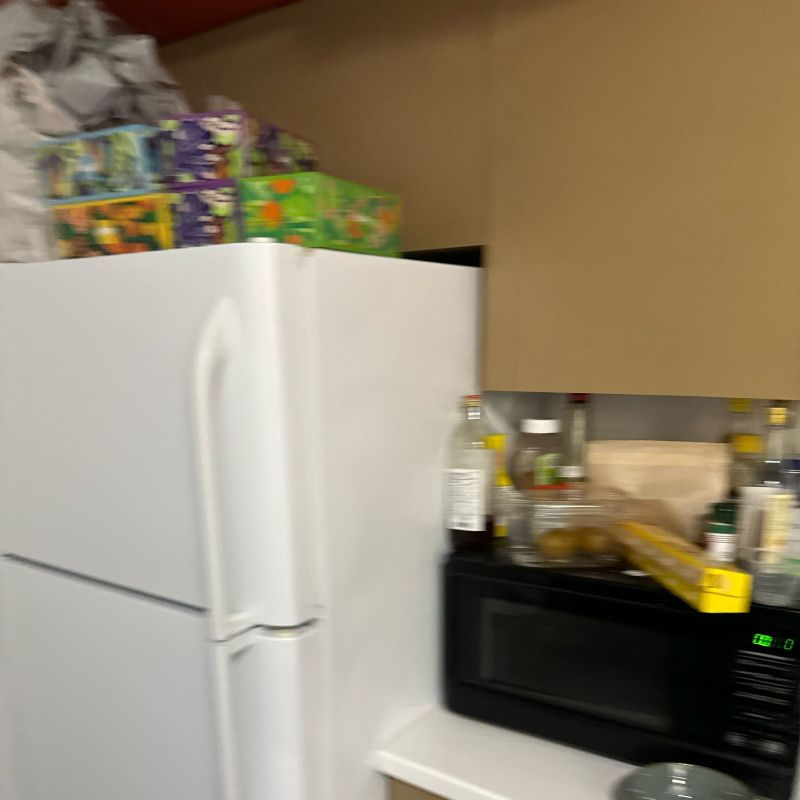
%> input picture Deblurring/1_in.jpg, 800 x 800 px
$ octave run.m   (GNU Octave 9; MATLAB toolbox functions it lacks are replaced by stand-ins)
%> lines starting %> are read from the running program, lines starting %| are printed output that depends on the picture
### Deblurring/BlindDeblurring_MichaeliIrani_v1.m
function [H, img_deblurred] = BlindDeblurring_MichaeliIrani_v1(img, KernelSize)

KernelSize = floor(KernelSize/2)*2+1;
if max(img(:))<=1
    img = double(img) * 255;
end

if size(img,3) == 3
    img = rgb2gray(uint8(img));
end
img = double(img);

% Perform blind deblurring
 [H, img_deblurred] = BlindDeblurringAllLevels(img, KernelSize);

### Deblurring/imOrtResampSinc.m
function [c_2, m_new, n_new] = imOrtResampSinc(c_1, R, pad)
    [M, N, K] = size(c_1);

    if nargin <= 2
        pad = false;
    end

    if pad
        PadMargin = 30;

        for i = 1:K
            c_1_pad(:, :, i) = PadImg(c_1(:, :, i), PadMargin);
        end

    else
        PadMargin = 0;
    end

    c_1 = double(c_1_pad);
    [m, m_new] = meshgrid(1 - PadMargin:M + PadMargin, 1 - PadMargin:R:M + PadMargin);
    [n, n_new] = meshgrid(1 - PadMargin:N + PadMargin, 1 - PadMargin:R:N + PadMargin);
    RR = max(R, 1 / R);
    H_n = (1 / RR) * sinc((n_new - n) / RR);
    H_m = (1 / RR) * sinc((m_new - m) / RR);

    for i = 1:K
        c_2(:, :, i) = H_m * c_1(:, :, i) * H_n';
    end

    if pad
        margin = round(PadMargin / R);
        c_2 = c_2(margin + 1:end - margin, margin + 1:end - margin, :);
        n_new = n_new(margin + 1:end - margin, 1);
        m_new = m_new(margin + 1:end - margin, 1);
    end

### Deblurring/PadImg.m
function PaddedImg = PadImg(img, PadMargin)

    if length(PadMargin) == 1
        PadMargin = [PadMargin, PadMargin];
    end

    cl = class(img);
    PaddedImg = [img(1, 1) * ones(PadMargin, cl), repmat(img(1, :), [PadMargin(1), 1]), img(1, end) * ones(PadMargin, cl);
                                                           repmat(img(:, 1), [1, PadMargin(2)]), img, repmat(img(:, end), [1, PadMargin(2)]);
                                                           img(end, 1) * ones(PadMargin, cl), repmat(img(end, :), [PadMargin(1), 1]), img(end, end) * ones(PadMargin, cl)];

### Deblurring/sys_id.m
function H = sys_id(img_in, img_out, size_ker, dm, dn, Conf, threshold)

    if ~exist('threshold', 'var')
        threshold = true;
    end

    if dm > 0
        img_out = img_out(1 + dm:end, :);
        img_in = img_in(1:end - dm, :);
        Conf = Conf(1:end - dm, :);
    else
        img_in = img_in(1 - dm:end, :);
        Conf = Conf(1 - dm:end, :);
        img_out = img_out(1:end + dm, :);
    end

    if dn > 0
        img_out = img_out(:, 1 + dn:end);
        img_in = img_in(:, 1:end - dn);
        Conf = Conf(:, 1:end - dn);
    else
        img_in = img_in(:, 1 - dn:end);
        Conf = Conf(:, 1 - dn:end);
        img_out = img_out(:, 1:end + dn);
    end

    margin = floor(size_ker / 2);
    img_in = img_in - mean(img_in(:));
    img_out = img_out - mean(img_out(:));
    Conf = Conf(margin(1) + 1:end - margin(1), margin(2) + 1:end - margin(2));
    img_out_cropped = img_out(margin(1) + 1:end - margin(1), margin(2) + 1:end - margin(2));
    hb = waitbar(0, 'Updating Kernel');
    d = filter2(img_out_cropped, img_in, 'valid');
    d = d(:);
    [jj, ii] = meshgrid(1:size_ker(2), 1:size_ker(1));
    dii = repmat(ii(:), [1, prod(size_ker)]) - repmat(ii(:)', [prod(size_ker), 1]);
    djj = repmat(jj(:), [1, prod(size_ker)]) - repmat(jj(:)', [prod(size_ker), 1]);
    C = zeros(prod(size_ker));

    for dj = 0:size_ker(2) - 1
        waitbar(dj / (size_ker(2) - 1), hb)

        for di =- size_ker(1) + 1:size_ker(1) - 1

            if dj == 0 && di < 0
                continue
            end

            if di >= 0
                tmp = cumsum(cumsum(img_in(1 + di:end, 1 + dj:end) .* img_in(1:end - di, 1:end - dj), 1), 2);
            else
                tmp = cumsum(cumsum(img_in(1:end + di, 1 + dj:end) .* img_in(- di + 1:end, 1:end - dj), 1), 2);
            end

            tmp = padarray(tmp, [1, 1], 0, 'pre');
            kth_diag = tmp(1:size_ker(1) - abs(di), 1:size_ker(2) - abs(dj)) + tmp(end - size_ker(1) + abs(di) + 1:end, end - size_ker(2) + abs(dj) + 1:end) - tmp(end - size_ker(1) + abs(di) + 1:end, 1:size_ker(2) - abs(dj)) - tmp(1:size_ker(1) - abs(di), end - size_ker(2) + abs(dj) + 1:end);
            ind = find(dii == di & djj == dj);
            C(ind) = C(ind) + kth_diag(:);
        end

    end

    C = C + C' - diag(diag(C));
    C = C / numel(img_out_cropped);
    d = d / numel(img_out_cropped);
    C = C + 7.5 ^ 2 * eye(size(C));

    if ~threshold
        H = C \ d;
    else
        H = quadprog(C, - d, [], [], [], [], zeros(prod(size_ker), 1), []);
    end

    H = H / sum(H(:));
    H = reshape(full(H), size_ker);
    close(hb)

### Deblurring/BlindDeblurringOneLevel.m
function [HH, img1_rec] = BlindDeblurringOneLevel(img1, KernelSize, img1_rec_initialGuess, NoiseSTD, NumIter, TextForTitles)
    sf = 0.75;
    ShowResults = true;
    options. PatchSize = 5;
    options. NumNN = 1;
    options. VarThreshPercentDB = 1;
    options. sf = 1;
    options. NoiseSTD = 1;
    options. AddDegradedImgToDB = false;
    options. AddScaledDegradedImgToDB = false;
    options. sfDegradedImgInDB = 1 / sf;

    if size(img1, 3) == 3
        img1 = rgb2gray(uint8(img1));
    end

    img1 = double(img1);

    if ShowResults
        hf_img = figure;
    end

    if ~exist('NumIter', 'var')
        NumIter = floor(log(KernelSize) / log(1 / sf));
    end

    if length(NoiseSTD) == 1
        NoiseSTD = [NoiseSTD, NoiseSTD];
    end

    NoiseSTD = linspace(NoiseSTD(1), NoiseSTD(2), NumIter);
    KernelSize_i = KernelSize;

    if exist('img1_rec_initialGuess', 'var') && ~isempty(img1_rec_initialGuess)
        img1_rec = img1_rec_initialGuess;
    else
        img1_rec = img1;
    end

    HH = sys_id(double(img1_rec), double(img1), [KernelSize_i, KernelSize_i], 0, 0, ones(size(img1)), false);
    HH = HH / sum(HH(:));

    if ShowResults
        figure(hf_img)
        subplot(1, 2, 1)
        imshow(imresize(HH, 10, 'nearest'), [])
        subplot(1, 2, 2)
        imshow(img1_rec, [0, 255])
    end

    for i = 1:NumIter

        if i >= NumIter * 0.5
            threshold = true;
        else
            threshold = false;
        end

        img1_rec_small = imOrtResampSinc(img1_rec, (1 / sf), true);

        switch i
            case 1
                NumIterInternal = 2;
            case 2
                NumIterInternal = 1;
            otherwise
                NumIterInternal = 1;
        end

        for j = 1:NumIterInternal
            img1_rec = debluringPatchRec(img1, HH, {img1_rec_small}, NoiseSTD(i), img1_rec);
            HH = sys_id(double(img1_rec), double(img1), [KernelSize_i, KernelSize_i], 0, 0, ones(size(img1)), threshold);
            HH = HH / sum(HH(:));

            if ShowResults
                figure(hf_img)
                subplot(1, 2, 1)
                imshow(HH, []), title(['Recovered Kernel, iteration ', num2str(i), ', ', TextForTitles]), drawnow
                subplot(1, 2, 2)
                imshow(img1_rec, [0, 255]), title(['Recovered Image, iteration ', num2str(i), ', ', TextForTitles]), drawnow
            end

        end

    end

### Deblurring/BlindDeblurringAllLevels.m
function [H, img1_rec] = BlindDeblurringAllLevels(img1, KernelSize)
    KernelSize = floor(KernelSize / 2) * 2 + 1;
    PatchSize = 5;
    sf = 0.75;
    NoiseSTD = 0.01 * 255;
    NumLevels = ceil(log(PatchSize / KernelSize) / log(sf));
    % limit
    MaxLevels = 2;
    NumLevels = min(NumLevels, MaxLevels);
    img1_pyr_i = imOrtResampSinc(img1, (1 / sf) ^ NumLevels, true);
    KernelSize_i = ceil(ceil(KernelSize * sf ^ NumLevels) / 2) * 2 + 1;
    NoiseSTD_i = NoiseSTD * sf ^ NumLevels;
    [H, img1_rec] = BlindDeblurringOneLevel(img1_pyr_i, KernelSize_i, [], [NoiseSTD_i, NoiseSTD_i], 3, ['level ', num2str(NumLevels)]);
    close all

    for i = NumLevels - 1: - 1:0
        img1_pyr_i = imOrtResampSinc(img1, (1 / sf) ^ i, true);
        KernelSize_i = floor(floor(KernelSize * sf ^ i) / 2) * 2 + 1;
        InitialGuess_i = imOrtResampSinc(img1_rec, sf, true);
        [img1_pyr_i, InitialGuess_i] = adjustSize(img1_pyr_i, InitialGuess_i);
        NoiseSTD_i = NoiseSTD * sf ^ i;
        [H, img1_rec] = BlindDeblurringOneLevel(img1_pyr_i, KernelSize_i, InitialGuess_i, [NoiseSTD_i, NoiseSTD_i], 3, ['level ', num2str(i)]);
        close all
    end

### Deblurring/run.m
img = imread('1_in.jpg');
%> img is the input picture: size 800x800x3 uint8; mean R, G, B 145.6, 133.8, 112.1
KernelSize = 19;

[H, latent] = BlindDeblurring_MichaeliIrani_v1(img, KernelSize);
%> in BlindDeblurring_MichaeliIrani_v1, `img = rgb2gray(uint8(img));`:
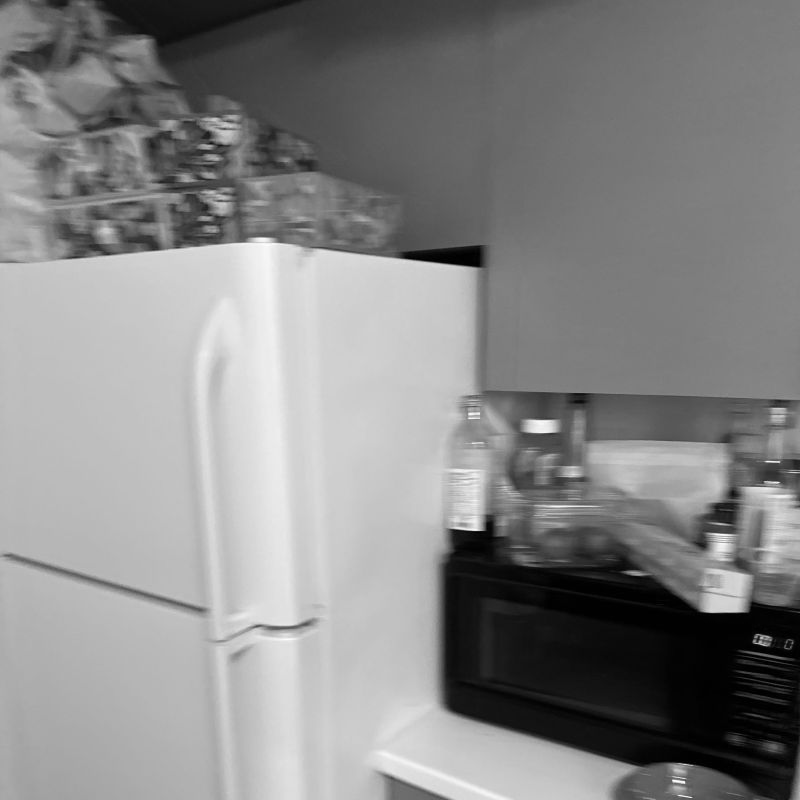
%> img: size 800x800 uint8; min 0, max 254, mean 134.9
%> the loop in imOrtResampSinc, `for i = 1:K` made 1 pass
%> pass 1, in PadImg, `PaddedImg = [img(1, 1) * ones(PadMargin, cl), repmat(img(1, :), [PadMa..`:
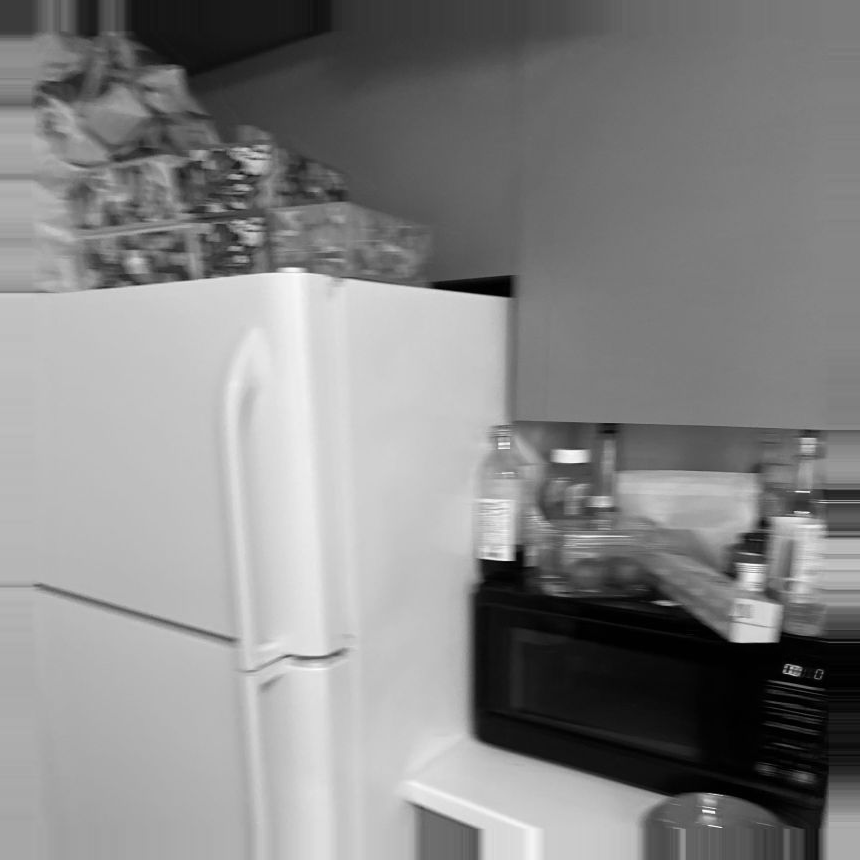
%> PaddedImg: size 860x860 double; min 0, max 254, mean 133.7
%> in sys_id, `img_out_cropped = img_out(margin(1) + 1:end - margin(1), margin(2) + 1..`:
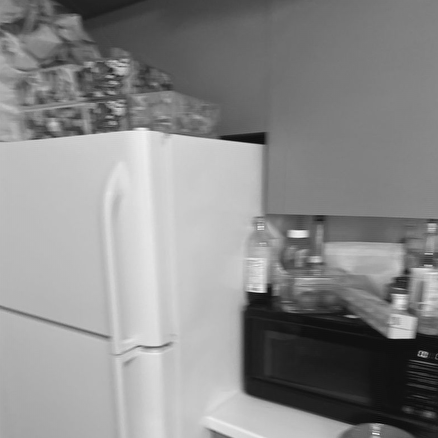
%> img_out_cropped: size 438x438 double; min -153.2, max 129.4, mean 0.5; drawn with min black and max white
%> in sys_id, `d = d(:);`: d = 169 values, max 757941011.2 at index 85, min 675643108.4 at index 13, mean 718007695.2
%> after the loop in sys_id, `for dj = 0:size_ker(2) - 1`:
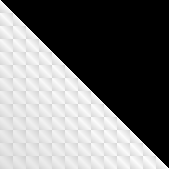
%> C: size 169x169 double; min 0, max 767795319.6, mean 354785111.1; drawn with min black and max white
%> after the loop in sys_id, `for dj = 0:size_ker(2) - 1`:
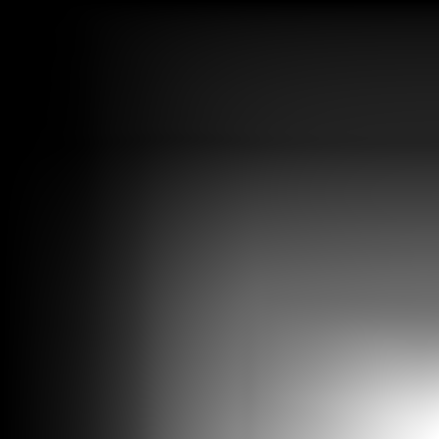
%> tmp: size 439x439 double; min -102157.6, max 641734395, mean 133872664.4; drawn with min black and max white
%> in sys_id, `d = d / numel(img_out_cropped);`: d = 169 values, max 3950.8 at index 85, min 3521.8 at index 13, mean 3742.7
%> in sys_id, `H = C \ d;`: H = 169 values, max 0.186 at index 85, min -0.0124 at index 34, mean 0.00592
%> in BlindDeblurringOneLevel, `imshow(imresize(HH, 10, 'nearest'), [])`:
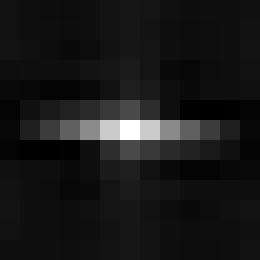
%> displayed picture: size 130x130, on the screen's scale of 0 to 255 (shown 2 times larger); min 0, max 255, mean 23.5
%> the run ends on the next line
